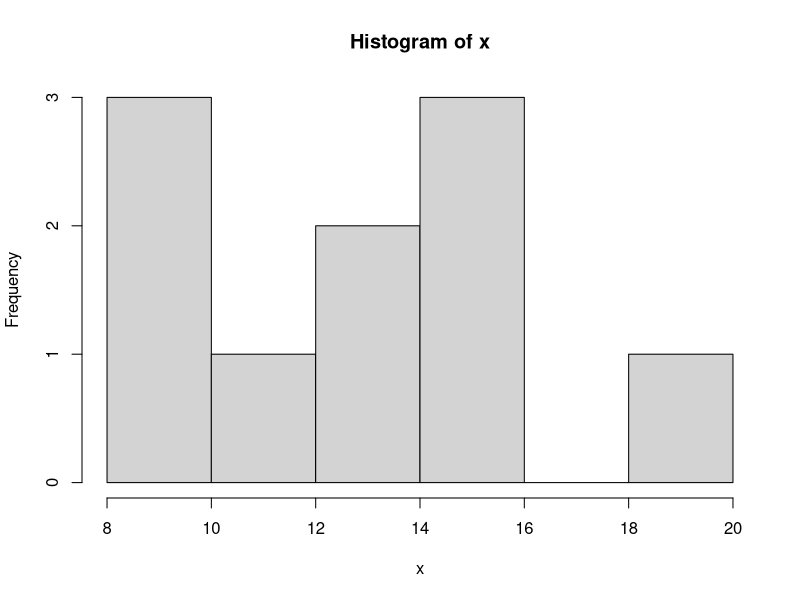
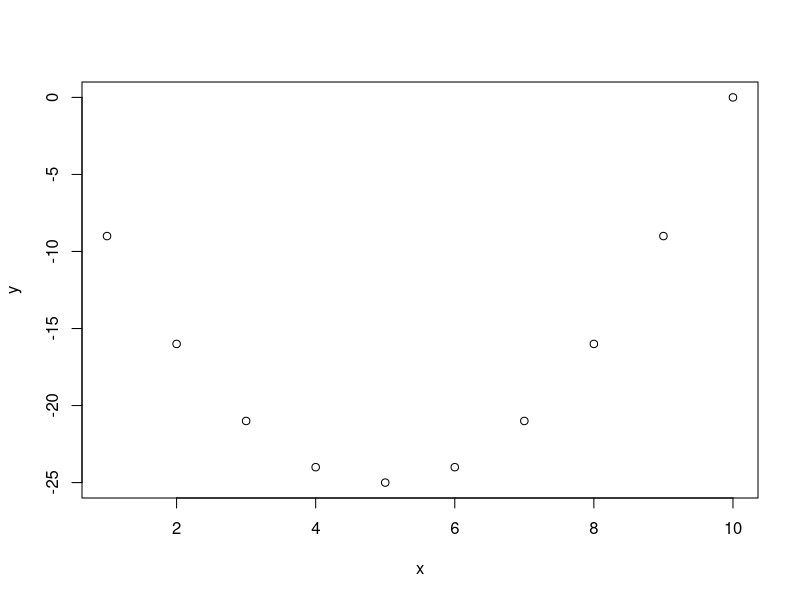
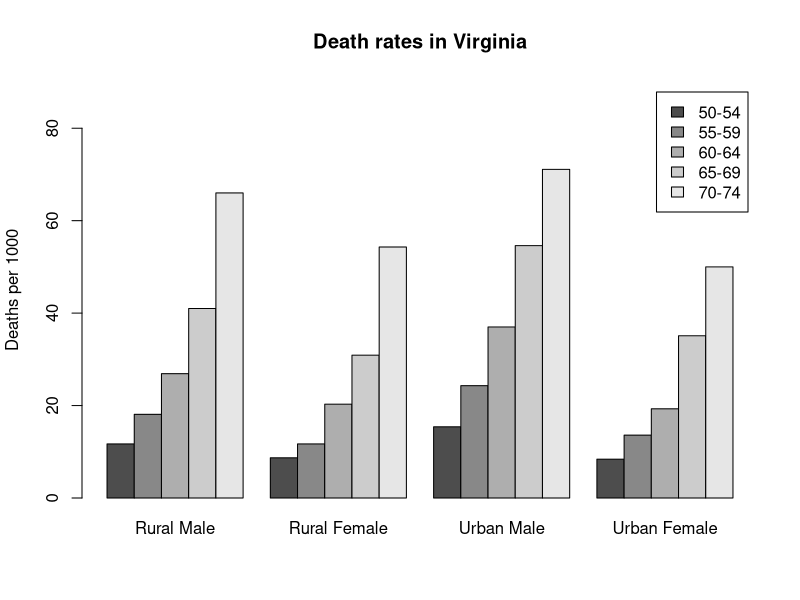
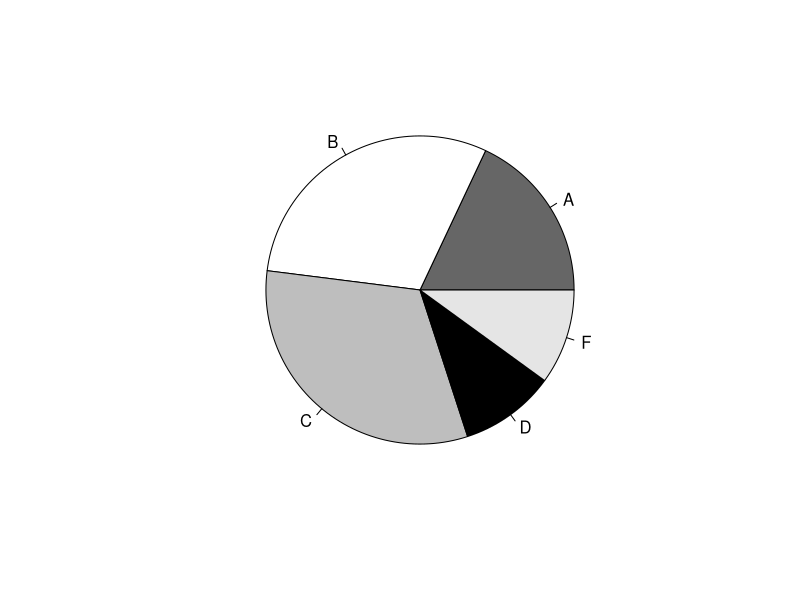
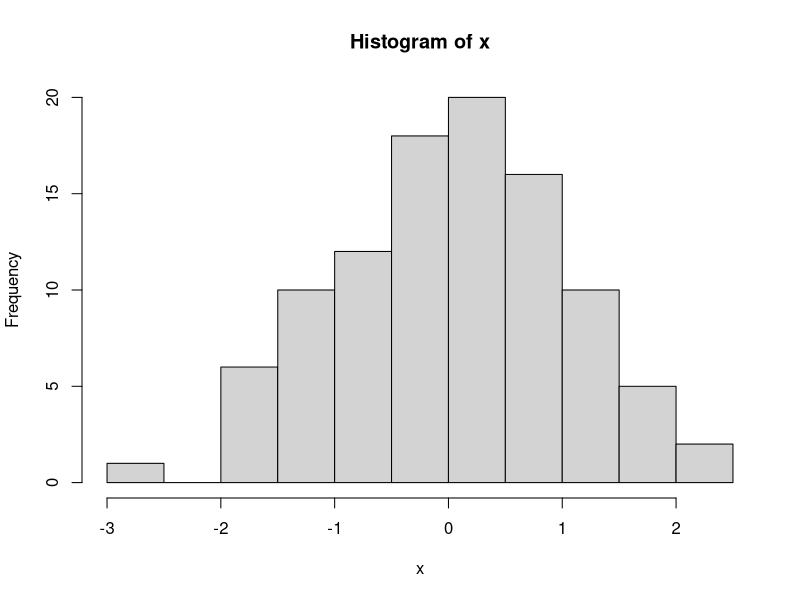
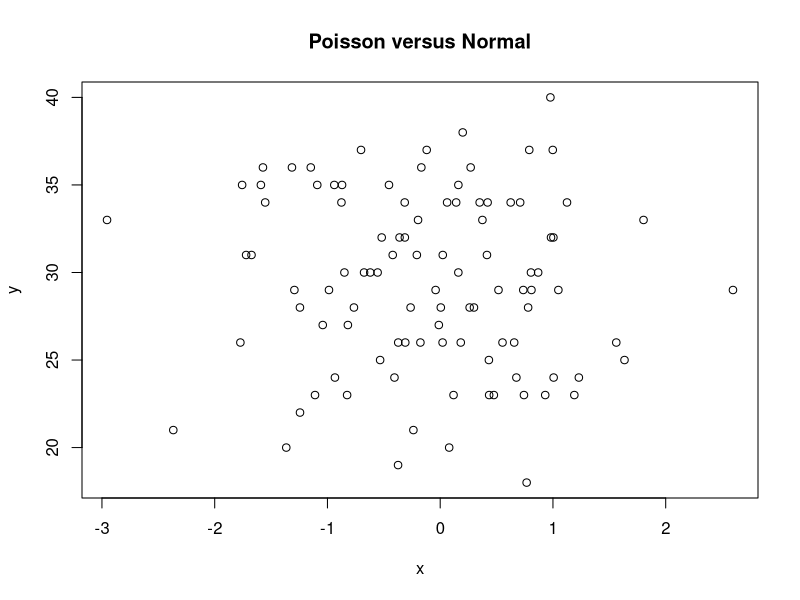
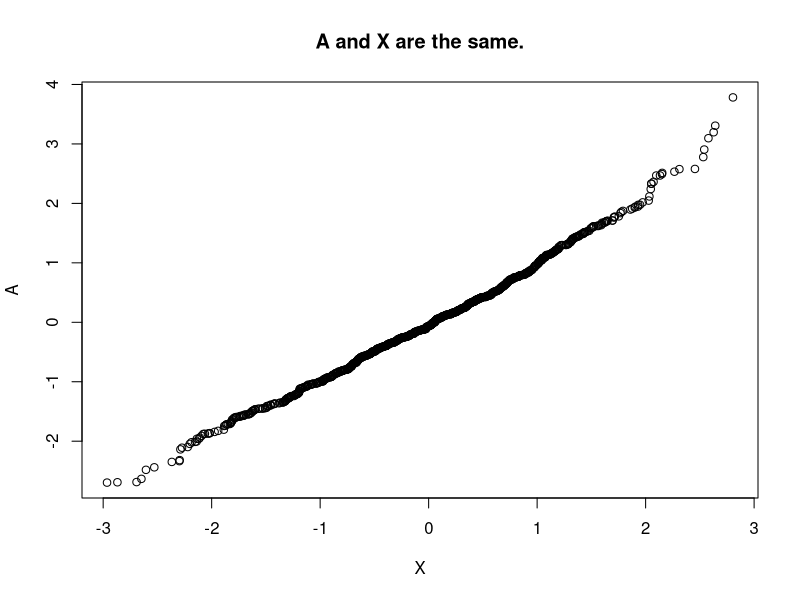
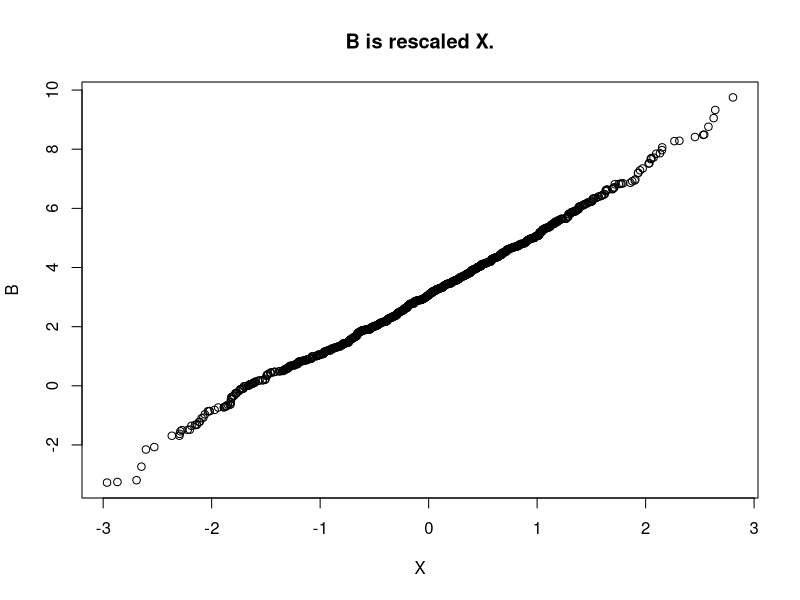

These charts were generated, in order, by the following R code:
## ---- chunk 1
5+49
3-8
3*5
31%%7
31%/%7
## ---- chunk 2

## ---- chunk 3
c(0,7,8)
## ---- chunk 4
numbers5to20<-5:20
c(numbers5to20,7)
## ---- chunk 5
mess<-c(numbers5to20,7)
mess[8]
## ---- chunk 6
mess[-(3:11)]
## ---- chunk 7
x<-c(0,7,8)
x*3
## ---- chunk 8
y<--x-5
## ---- chunk 9
x^3
## ---- chunk 10
y^x
## ---- chunk 11
knitr::opts_chunk$set(echo = TRUE)
## ---- chunk 12
rep(seq(2,20,by=2),2)
## ---- chunk 13
rep(c(1,4),c(3,2))
## ---- chunk 14
rep(seq(2,20,2),rep(2,10))
## ---- chunk 15
colors<-c("red","yellow","blue")
more.colors<-c(colors,"green","magenta","cyan")
more.colors
## ---- chunk 16
paste(colors,"flowers")
## ---- chunk 17
paste("several",colors,"s",sep="")
## ---- chunk 18
paste("I like",colors,collapse = ",")
## ---- chunk 19
m<-matrix(1:6,nrow=2,ncol=3)
m
## ---- chunk 20
m[1,2]
## ---- chunk 21
a<-array(1:24,c(3,4,2))
a
## ---- chunk 22
colors<-c("red","yellow","blue")
numbers<-c(1,2,3)
colors.and.numbers<-data.frame(colors,numbers,more.numbers=c(4,5,6))
colors.and.numbers
## ---- chunk 23
x<-c(12,15,13,20,14,16,10,10,8,15)
hist(x)
x<-seq(1,10)
y<-x^2-10*x
plot(x,y)

## ---- chunk 24
barplot(VADeaths,beside=TRUE,legend=TRUE,ylim = c(0,90),ylab = "Deaths per 1000",main="Death rates in Virginia")
## ---- chunk 25
groupsizes<-c(18,30,32,10,10)
labels<-c("A","B","C","D","F")
pie(groupsizes,labels,col=c("grey40","white","grey","black","grey90"))
## ---- chunk 26
x<-rnorm(100)
hist(x)
## ---- chunk 27
x<-rnorm(100)
y<-rpois(100,30)
plot(x,y,main="Poisson versus Normal")

## ---- chunk 28
X<-rnorm(1000)
A<-rnorm(1000)
qqplot(X,A,main="A and X are the same.")
B<-rnorm(1000,mean=3,sd=2)
qqplot(X,B,main="B is rescaled X.")
C<-rt(1000,df=2)
qqplot(X,C,main="C has heavler tails.")
D<-exp(rnorm(1000))
qqplot(X,D,main="D is skewed to the right.")
## ---- chunk 29
H3<-matrix(c(1,1/2,1/3,1/2,1/3,1/4,1/3,1/4,1/5),nrow=3)
H3
## ---- chunk 30
x<-seq(1,3)
x2<-x^2
x<-cbind(x,x2)
x
## ---- chunk 31
dim(x)
## ---- chunk 32
t(x)
## ---- chunk 33
y<-2*x
y
x*y
## ---- chunk 34
t(y)%*%x
## ---- chunk 35
crossprod(y,x)
## ---- chunk 36
b<-c(1,2,3)
x<-solve(H3,b)
x
